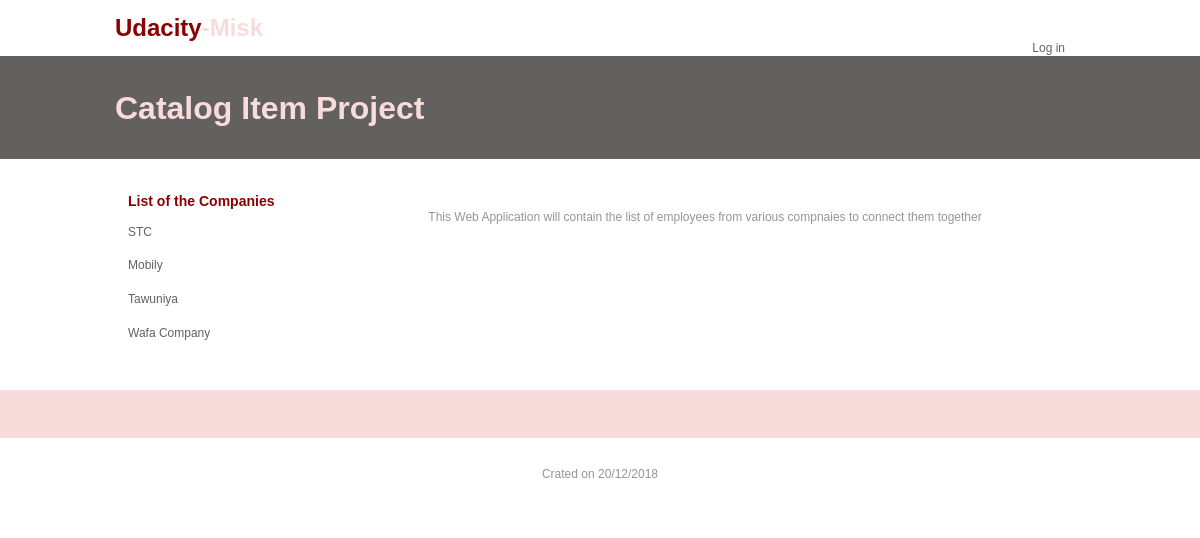
Before: / with the older database file.
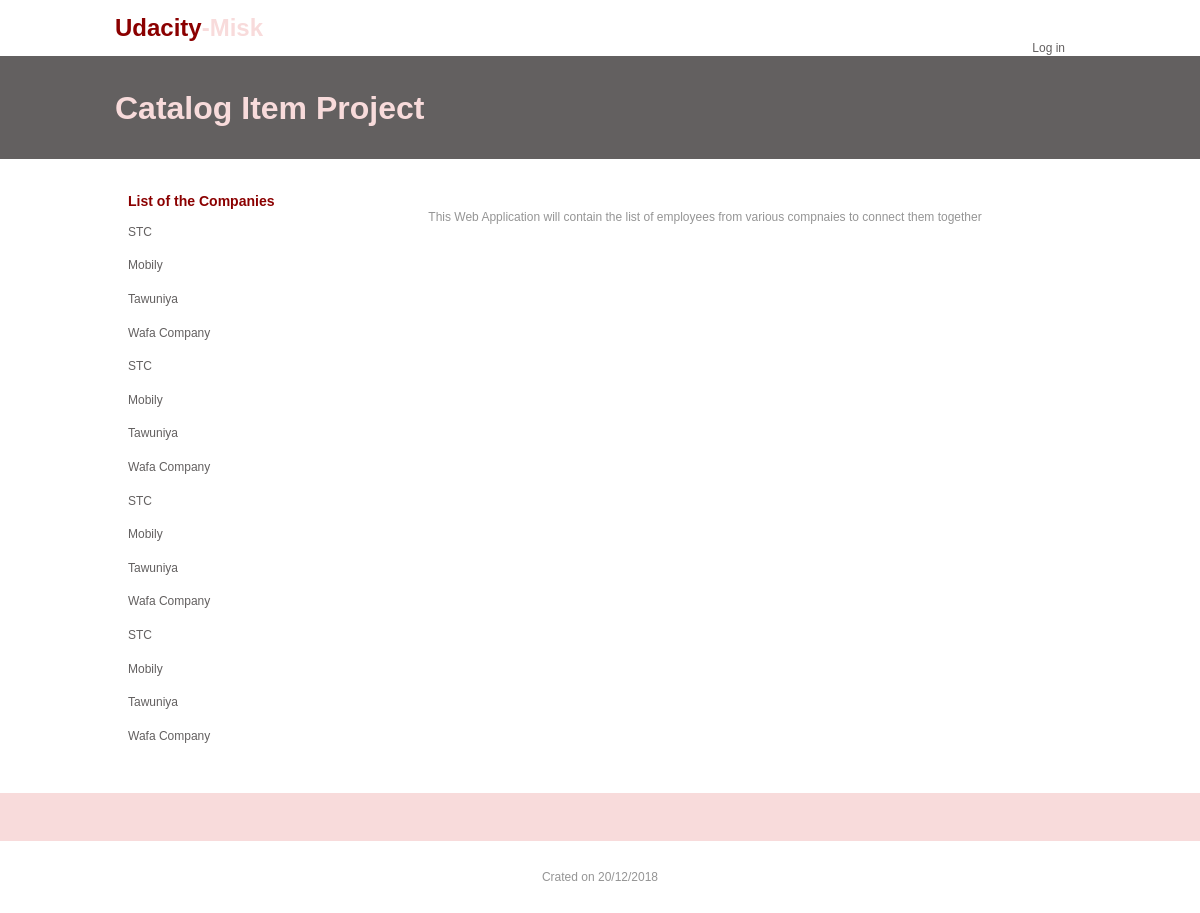
After: the same page with the newer database file.
### CreateDB.py (models this page shows, shortened)
class Company(Base):
    __tablename__ = 'company'
    id = Column(Integer, primary_key=True)
    name = Column(String(250), nullable=False)

### __init__.py (the view)
@app.route('/')
def showAllCompany():
    list = session.query(Company).all()
    return render_template('allList.html',
                           list=list, login_session=login_session)

### templates/allList.html (shortened to what this page needs)
<html>
<head>
</head>
<body>
    <div id="page">
        <header id="header">
            <div id="header-inner">
                <div id="logo">
                    <h1><a href="/">Udacity<span>-Misk</span></a></h1>
                </div>
                <div id="top-nav">
                    <ul>
                        <li><a href="#">
                                {% if login_session['credentials'] %}
                                <form action="{{ url_for('gdisconnect') }}" method="POST">
                                    <button type="submit">Log out</button>
                                </form>
                                {% else %}
                                <a href="{{ url_for('login') }}">Log in</a> {% endif %}
                            </a>
                        </li>
                    </ul>
                </div>
            </div>
    </div>
    <div class="feature">
        <div class="feature-inner">
            <h1>Catalog Item Project</h1>
        </div>
    </div>
    <div id="content">
        <div id="content-inner">
            <main id="contentbar">
                <div class="article">
                    <br>
                    <center>
                        <p>
                        </p>
                    </center>
                </div>
            </main>
            <nav id="sidebar">
                <div class="widget">
                    <h3>List of the Companies</h3>
                    <ul>
                        {% for i in list %}
                        <ul>
                            <li><a href='{{url_for("showCompany", company_id = i.id) }}'>{{i.name}}</a></li>
                        </ul>
                        {% endfor %}
                    </ul>
                </div>
            </nav>
        </div>
    </div>
    <div id="footerblurb">
        <div id="footerblurb-inner">
        </div>
    </div>
    <footer id="footer">
        <div id="footer-inner">
            <p>Crated on 20/12/2018</p>
        </div>
    </footer>
</body>
</html>

### templates/allList.html (style rules this page uses)
html, #page { padding: 0; margin: 0; }
body { margin: 0; padding: 0; width: 100%; color: #959595; font: normal 12px/2.0em Sans-Serif; }
h1, h2, h3, h4, h5, h6 { color: darkred; }
#logo { padding: 0; width: auto; float: left; }
#logo h1 a, h1 a:hover { color: darkred; text-decoration: none; }
#logo h1 span { color: #f8dbdb; }
#header-inner { margin: 0 auto; padding: 0; width: 970px; }
.feature { background: rgb(99, 96, 96); padding: 18px; }
.feature-inner { margin: auto; width: 970px; }
.feature-inner h1 { color: #f8dbdb; font-size: 32px; }
#top-nav { margin: 0 auto; padding: 0px 0 0; height: 37px; float: right; }
#top-nav ul { list-style: none; padding: 0; height: 37px; float: left; }
#top-nav ul li a { display: block; margin: 0; padding: 8px 20px; color: rgb(99, 96, 96); text-decoration: none; }
#content-inner { margin: 0 auto; padding: 10px 0; width: 970px; background: #fff; }
#content #contentbar { margin: 0; padding: 0; float: right; width: 760px; }
#content #sidebar .widget { margin: 0 0 12px; padding: 10px 10px 10px 13px; line-height: 1.4em; }
#content #sidebar .widget ul { margin: 0; padding: 0; list-style: none; color: #959595; }
#content #sidebar .widget ul li a { color: rgb(99, 96, 96); text-decoration: none; margin-left: -16px; padding: 4px 8px 4px 16px; }
#footerblurb { background: #f8dbdb; color: rgb(99, 96, 96); }
#footerblurb-inner { margin: 0 auto; width: 922px; padding: 24px; }
#footer { background: #fff; }
#footer-inner { margin: auto; text-align: center; padding: 12px; width: 922px; }

Changed rows visible on the page:
added Company: name "STC"
added Company: name "Mobily"
added Company: name "Tawuniya"
added Company: name "Wafa Company"
added Company: name "STC"
added Company: name "Mobily"
added Company: name "Tawuniya"
added Company: name "Wafa Company"
added Company: name "STC"
added Company: name "Mobily"
added Company: name "Tawuniya"
added Company: name "Wafa Company"
